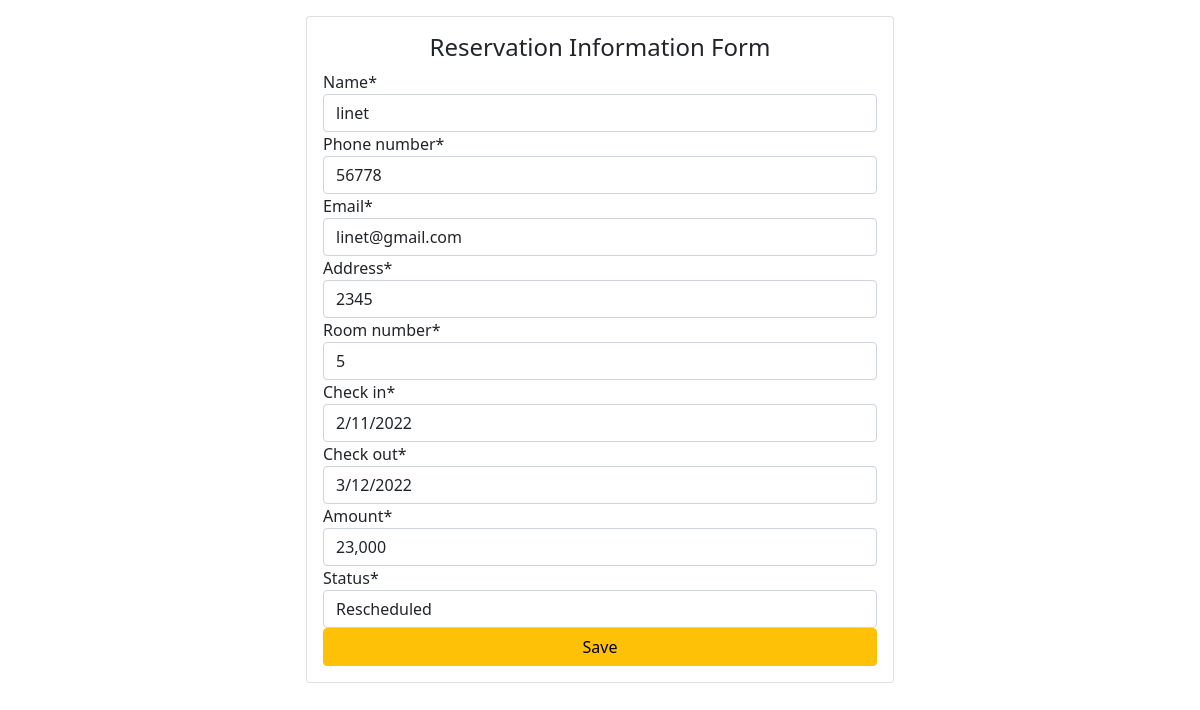
Screenshot of /update/2 with the database file from the repository.
### book/models.py (models this page shows, shortened)
class Reservation(models.Model):
    name = models.CharField(max_length=30)
    phone_number = models.CharField(max_length=20)
    email = models.CharField(max_length=50)
    address = models.CharField(max_length=30)
    room_number = models.CharField(max_length=50)
    check_in = models.CharField(max_length=30)
    check_out = models.CharField(max_length=30)
    amount = models.CharField(max_length=20)
    status = models.CharField(max_length=50, default='')

### book/views.py (the view)
# urls.py: path('update/<str:pk>', views.update, name='update'),
def update(request, pk):
    obj = Reservation.objects.get(id=pk)
    form = EditReservationInfoForm(instance=obj)
    if request.method == 'POST':
        form = EditReservationInfoForm(request.POST, instance=obj)
        if form.is_valid():
            form.save()
            messages.info(request, 'details updated successfully.')
            return redirect('reception')
    context = {'form': form}
    return render(request, 'book/update.html', context)

### book/forms.py
class EditReservationInfoForm(forms.ModelForm):
    CHOICE_STATUS = (
        (None, '-- Provide customer\'s status -- '),
        ('Approved', 'Approved'),
        ('Declined', 'Declined'),
        ('Rescheduled', 'Rescheduled'),
    )
    name = forms.CharField(widget=forms.TextInput(attrs={'type': 'text'}))
    phone_number = forms.CharField(widget=forms.TextInput(attrs={'type': 'tel'}))
    email = forms.EmailField(widget=forms.TextInput(attrs={'type': 'email'}))
    address = forms.CharField(widget=forms.TextInput(attrs={'type': 'text'}))
    room_number = forms.CharField(widget=forms.TextInput(attrs={'type': 'text'}))
    check_in = forms.CharField(widget=forms.TextInput(attrs={'type': 'text'}))
    check_out = forms.CharField(widget=forms.TextInput(attrs={'type': 'text'}))
    amount = forms.CharField(widget=forms.TextInput(attrs={'type': 'text'}))
    status = forms.ChoiceField(widget=forms.Select(attrs={'type': 'select'}), choices=CHOICE_STATUS)
    class Meta:
        model = Reservation
        fields = '__all__'

### book/templates/book/update.html (shortened to what this page needs)
{% load static %}
{% load crispy_forms_tags %}
<!DOCTYPE html>
<html>
	<head>
		<link rel="stylesheet" href="{% static 'bootstrap.min.css' %}">
	</head>
	<body>
	<div class="row">
		<div class="col-md-6 offset-sm-3">
			<form action="" method="post" class="card card-body mt-3">
				<h4 class="text-center">Reservation Information Form</h4>
				{{form|crispy}}
				<button type="submit" class="btn btn-warning">Save</button>
			</form>
		</div>
	</div>
	</body>
</html>

### rows the page displays
Reservation: name "linet", phone_number "56778", email "linet@gmail.com", address "2345", room_number "5", check_in "2/11/2022", check_out "3/12/2022", amount "23,000", status "Rescheduled"
